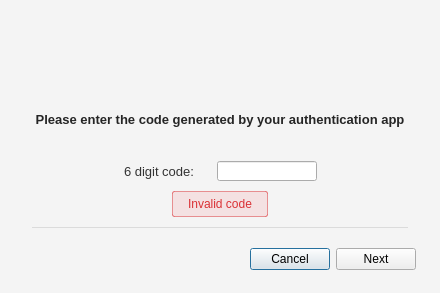
<?xml version="1.0" encoding="UTF-8"?>
<ui version="4.0">
 <class>Login2FA</class>
 <widget class="QDialog" name="Login2FA">
  <property name="geometry">
   <rect>
    <x>0</x>
    <y>0</y>
    <width>440</width>
    <height>293</height>
   </rect>
  </property>
  <property name="minimumSize">
   <size>
    <width>440</width>
    <height>293</height>
   </size>
  </property>
  <property name="maximumSize">
   <size>
    <width>440</width>
    <height>293</height>
   </size>
  </property>
  <property name="windowTitle">
   <string>Login Verification</string>
  </property>
  <property name="styleSheet">
   <string notr="true">#Login2FA
{
	background-color:  #F4F4F4;
}

#bShield
{
 border: none;
}

#wSeparator
{
background-color:  rgba(0, 0, 0, 10%);
}

#lError
{
	border: 1px solid rgba(218,49,53,0.5);
	border-radius: 2px;
	background-color: rgba(240,55,58,0.1);
    padding: 6px 12px 6px 12px;
    font-family: &quot;Lato&quot;;
    font-size: 12px;
    color:  #DA3135;
}

#lDesc
{
	color: rgba(0,0,0,0.85);
	font-family: &quot;Lato&quot;;
	font-size: 13px;
    font-weight: 500;
}

#lLostAuthCode
{
    color: #666666;
	font-family: &quot;Lato&quot;;
	font-size: 11px;
}

#lCode 
{
	color: #333333;
	font-family: &quot;Lato&quot;;
	font-size: 13px;
}</string>
  </property>
  <layout class="QVBoxLayout" name="verticalLayout_2">
   <property name="spacing">
    <number>0</number>
   </property>
   <property name="leftMargin">
    <number>0</number>
   </property>
   <property name="topMargin">
    <number>15</number>
   </property>
   <property name="rightMargin">
    <number>0</number>
   </property>
   <property name="bottomMargin">
    <number>0</number>
   </property>
   <item>
    <widget class="QWidget" name="wHeader" native="true">
     <property name="styleSheet">
      <string notr="true">background: transparent;</string>
     </property>
     <layout class="QHBoxLayout" name="horizontalLayout">
      <property name="leftMargin">
       <number>0</number>
      </property>
      <property name="topMargin">
       <number>0</number>
      </property>
      <property name="rightMargin">
       <number>0</number>
      </property>
      <property name="bottomMargin">
       <number>0</number>
      </property>
      <item>
       <spacer name="horizontalSpacer_2">
        <property name="orientation">
         <enum>Qt::Horizontal</enum>
        </property>
        <property name="sizeHint" stdset="0">
         <size>
          <width>179</width>
          <height>20</height>
         </size>
        </property>
       </spacer>
      </item>
      <item>
       <widget class="QPushButton" name="bShield">
        <property name="minimumSize">
         <size>
          <width>60</width>
          <height>60</height>
         </size>
        </property>
        <property name="maximumSize">
         <size>
          <width>60</width>
          <height>60</height>
         </size>
        </property>
        <property name="focusPolicy">
         <enum>Qt::NoFocus</enum>
        </property>
        <property name="text">
         <string/>
        </property>
        <property name="icon">
         <iconset>
          <normalon>:/images/Shield_big.png</normalon>
         </iconset>
        </property>
        <property name="iconSize">
         <size>
          <width>60</width>
          <height>60</height>
         </size>
        </property>
       </widget>
      </item>
      <item>
       <spacer name="horizontalSpacer_3">
        <property name="orientation">
         <enum>Qt::Horizontal</enum>
        </property>
        <property name="sizeHint" stdset="0">
         <size>
          <width>179</width>
          <height>20</height>
         </size>
        </property>
       </spacer>
      </item>
     </layout>
    </widget>
   </item>
   <item>
    <widget class="QWidget" name="wDesc" native="true">
     <layout class="QHBoxLayout" name="horizontalLayout_3">
      <property name="spacing">
       <number>0</number>
      </property>
      <property name="leftMargin">
       <number>30</number>
      </property>
      <property name="topMargin">
       <number>0</number>
      </property>
      <property name="rightMargin">
       <number>30</number>
      </property>
      <property name="bottomMargin">
       <number>0</number>
      </property>
      <item>
       <widget class="QLabel" name="lDesc">
        <property name="text">
         <string>Please enter the code generated by your authentication app</string>
        </property>
        <property name="alignment">
         <set>Qt::AlignCenter</set>
        </property>
        <property name="wordWrap">
         <bool>true</bool>
        </property>
       </widget>
      </item>
     </layout>
    </widget>
   </item>
   <item>
    <widget class="QWidget" name="w2FACode" native="true">
     <layout class="QVBoxLayout" name="verticalLayout">
      <property name="spacing">
       <number>9</number>
      </property>
      <property name="leftMargin">
       <number>0</number>
      </property>
      <property name="topMargin">
       <number>4</number>
      </property>
      <property name="rightMargin">
       <number>0</number>
      </property>
      <property name="bottomMargin">
       <number>3</number>
      </property>
      <item>
       <widget class="QWidget" name="wCode" native="true">
        <property name="minimumSize">
         <size>
          <width>0</width>
          <height>22</height>
         </size>
        </property>
        <property name="maximumSize">
         <size>
          <width>16777215</width>
          <height>22</height>
         </size>
        </property>
        <layout class="QHBoxLayout" name="horizontalLayout_4">
         <property name="spacing">
          <number>23</number>
         </property>
         <property name="leftMargin">
          <number>0</number>
         </property>
         <property name="topMargin">
          <number>2</number>
         </property>
         <property name="rightMargin">
          <number>0</number>
         </property>
         <property name="bottomMargin">
          <number>0</number>
         </property>
         <item>
          <spacer name="horizontalSpacer_6">
           <property name="orientation">
            <enum>Qt::Horizontal</enum>
           </property>
           <property name="sizeHint" stdset="0">
            <size>
             <width>13</width>
             <height>20</height>
            </size>
           </property>
          </spacer>
         </item>
         <item>
          <widget class="QLabel" name="lCode">
           <property name="sizePolicy">
            <sizepolicy hsizetype="Fixed" vsizetype="Preferred">
             <horstretch>0</horstretch>
             <verstretch>0</verstretch>
            </sizepolicy>
           </property>
           <property name="minimumSize">
            <size>
             <width>0</width>
             <height>20</height>
            </size>
           </property>
           <property name="maximumSize">
            <size>
             <width>16777215</width>
             <height>20</height>
            </size>
           </property>
           <property name="text">
            <string>6 digit code:</string>
           </property>
           <property name="alignment">
            <set>Qt::AlignLeading|Qt::AlignLeft|Qt::AlignVCenter</set>
           </property>
          </widget>
         </item>
         <item>
          <widget class="QLineEdit" name="leCode">
           <property name="minimumSize">
            <size>
             <width>100</width>
             <height>20</height>
            </size>
           </property>
           <property name="maximumSize">
            <size>
             <width>100</width>
             <height>20</height>
            </size>
           </property>
          </widget>
         </item>
         <item>
          <spacer name="horizontalSpacer_7">
           <property name="orientation">
            <enum>Qt::Horizontal</enum>
           </property>
           <property name="sizeHint" stdset="0">
            <size>
             <width>13</width>
             <height>20</height>
            </size>
           </property>
          </spacer>
         </item>
        </layout>
       </widget>
      </item>
      <item>
       <widget class="QWidget" name="wError" native="true">
        <property name="minimumSize">
         <size>
          <width>0</width>
          <height>26</height>
         </size>
        </property>
        <property name="maximumSize">
         <size>
          <width>16777215</width>
          <height>26</height>
         </size>
        </property>
        <layout class="QHBoxLayout" name="horizontalLayout_5">
         <property name="spacing">
          <number>0</number>
         </property>
         <property name="leftMargin">
          <number>0</number>
         </property>
         <property name="topMargin">
          <number>0</number>
         </property>
         <property name="rightMargin">
          <number>0</number>
         </property>
         <property name="bottomMargin">
          <number>0</number>
         </property>
         <item>
          <spacer name="horizontalSpacer_4">
           <property name="orientation">
            <enum>Qt::Horizontal</enum>
           </property>
           <property name="sizeHint" stdset="0">
            <size>
             <width>158</width>
             <height>20</height>
            </size>
           </property>
          </spacer>
         </item>
         <item>
          <widget class="QLabel" name="lError">
           <property name="minimumSize">
            <size>
             <width>0</width>
             <height>26</height>
            </size>
           </property>
           <property name="maximumSize">
            <size>
             <width>16777215</width>
             <height>26</height>
            </size>
           </property>
           <property name="text">
            <string>Invalid code</string>
           </property>
          </widget>
         </item>
         <item>
          <spacer name="horizontalSpacer_5">
           <property name="orientation">
            <enum>Qt::Horizontal</enum>
           </property>
           <property name="sizeHint" stdset="0">
            <size>
             <width>158</width>
             <height>20</height>
            </size>
           </property>
          </spacer>
         </item>
        </layout>
       </widget>
      </item>
     </layout>
    </widget>
   </item>
   <item>
    <widget class="QWidget" name="wBottom" native="true">
     <property name="minimumSize">
      <size>
       <width>0</width>
       <height>10</height>
      </size>
     </property>
     <property name="maximumSize">
      <size>
       <width>16777215</width>
       <height>10</height>
      </size>
     </property>
     <layout class="QHBoxLayout" name="horizontalLayout_7">
      <property name="spacing">
       <number>0</number>
      </property>
      <property name="leftMargin">
       <number>0</number>
      </property>
      <property name="topMargin">
       <number>0</number>
      </property>
      <property name="rightMargin">
       <number>0</number>
      </property>
      <property name="bottomMargin">
       <number>0</number>
      </property>
      <item>
       <spacer name="horizontalSpacer_8">
        <property name="orientation">
         <enum>Qt::Horizontal</enum>
        </property>
        <property name="sizeHint" stdset="0">
         <size>
          <width>29</width>
          <height>1</height>
         </size>
        </property>
       </spacer>
      </item>
      <item>
       <widget class="QWidget" name="wSeparator" native="true">
        <property name="minimumSize">
         <size>
          <width>376</width>
          <height>1</height>
         </size>
        </property>
        <property name="maximumSize">
         <size>
          <width>376</width>
          <height>1</height>
         </size>
        </property>
       </widget>
      </item>
      <item>
       <spacer name="horizontalSpacer_9">
        <property name="orientation">
         <enum>Qt::Horizontal</enum>
        </property>
        <property name="sizeHint" stdset="0">
         <size>
          <width>0</width>
          <height>1</height>
         </size>
        </property>
       </spacer>
      </item>
     </layout>
    </widget>
   </item>
   <item>
    <widget class="QWidget" name="bLayout" native="true">
     <property name="minimumSize">
      <size>
       <width>0</width>
       <height>60</height>
      </size>
     </property>
     <property name="maximumSize">
      <size>
       <width>16777215</width>
       <height>60</height>
      </size>
     </property>
     <layout class="QHBoxLayout" name="horizontalLayout_2">
      <property name="spacing">
       <number>-1</number>
      </property>
      <property name="leftMargin">
       <number>32</number>
      </property>
      <property name="topMargin">
       <number>10</number>
      </property>
      <property name="rightMargin">
       <number>24</number>
      </property>
      <property name="bottomMargin">
       <number>18</number>
      </property>
      <item>
       <widget class="CocoaHelpButton" name="wHelp" native="true">
        <property name="minimumSize">
         <size>
          <width>21</width>
          <height>0</height>
         </size>
        </property>
        <property name="maximumSize">
         <size>
          <width>21</width>
          <height>16777215</height>
         </size>
        </property>
       </widget>
      </item>
      <item>
       <widget class="QLabel" name="lLostAuthCode">
        <property name="sizePolicy">
         <sizepolicy hsizetype="Fixed" vsizetype="MinimumExpanding">
          <horstretch>0</horstretch>
          <verstretch>0</verstretch>
         </sizepolicy>
        </property>
        <property name="minimumSize">
         <size>
          <width>155</width>
          <height>0</height>
         </size>
        </property>
        <property name="cursor">
         <cursorShape>PointingHandCursor</cursorShape>
        </property>
        <property name="text">
         <string/>
        </property>
        <property name="textFormat">
         <enum>Qt::RichText</enum>
        </property>
        <property name="alignment">
         <set>Qt::AlignLeading|Qt::AlignLeft|Qt::AlignVCenter</set>
        </property>
        <property name="wordWrap">
         <bool>true</bool>
        </property>
        <property name="openExternalLinks">
         <bool>true</bool>
        </property>
        <property name="textInteractionFlags">
         <set>Qt::TextBrowserInteraction</set>
        </property>
       </widget>
      </item>
      <item>
       <spacer name="horizontalSpacer">
        <property name="orientation">
         <enum>Qt::Horizontal</enum>
        </property>
        <property name="sizeHint" stdset="0">
         <size>
          <width>10</width>
          <height>20</height>
         </size>
        </property>
       </spacer>
      </item>
      <item>
       <widget class="QPushButton" name="bCancel">
        <property name="minimumSize">
         <size>
          <width>0</width>
          <height>20</height>
         </size>
        </property>
        <property name="focusPolicy">
         <enum>Qt::StrongFocus</enum>
        </property>
        <property name="text">
         <string>Cancel</string>
        </property>
       </widget>
      </item>
      <item>
       <widget class="QPushButton" name="bNext">
        <property name="minimumSize">
         <size>
          <width>0</width>
          <height>20</height>
         </size>
        </property>
        <property name="focusPolicy">
         <enum>Qt::StrongFocus</enum>
        </property>
        <property name="text">
         <string>Next</string>
        </property>
       </widget>
      </item>
     </layout>
    </widget>
   </item>
  </layout>
 </widget>
 <customwidgets>
  <customwidget>
   <class>CocoaHelpButton</class>
   <extends>QWidget</extends>
   <header location="global">CocoaHelpButton.h</header>
   <container>1</container>
  </customwidget>
 </customwidgets>
 <tabstops>
  <tabstop>leCode</tabstop>
  <tabstop>bNext</tabstop>
  <tabstop>bCancel</tabstop>
 </tabstops>
 <resources/>
 <connections/>
</ui>
